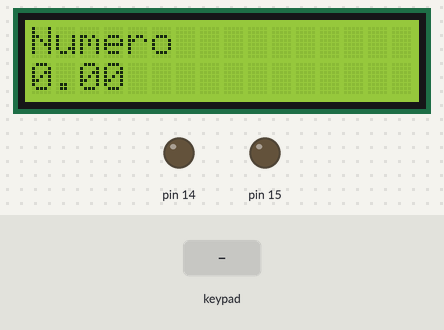
Simulated run of this sketch. Board: Arduino Uno, built with avr-gcc and run on an emulated ATmega328P. Shown: 16×2 character LCD, output pins drawn as LEDs (lit = HIGH). The inputs (shaded band) are chosen by the test bench.

Above: at 1.2 s.
1.3 s: keypad keys 1 1 1 0 9 8 A pressed 0.4 s apart
At 4.9 s:
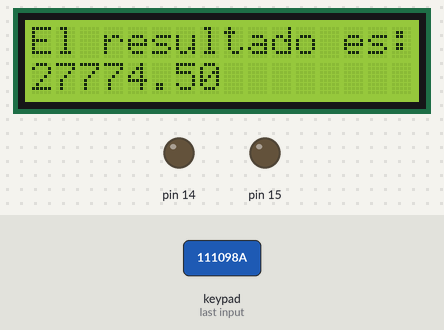
5.6 s: key 'A' pressed
At 6.5 s:
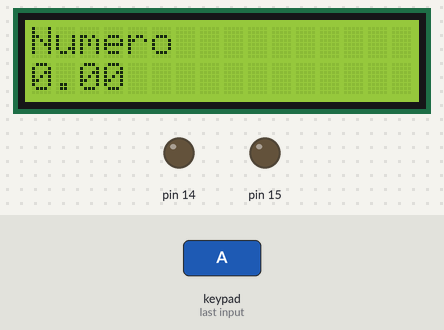
7.2 s: key '2' pressed
At 7.9 s:
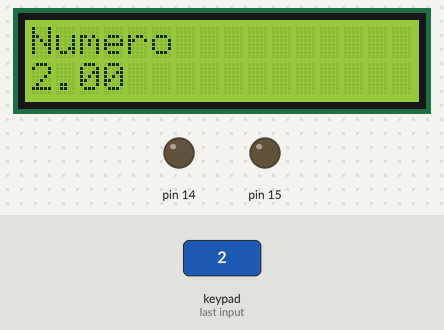
8.7 s: keypad keys 1 1 1 0 9 8 pressed 0.4 s apart
At 11.4 s:
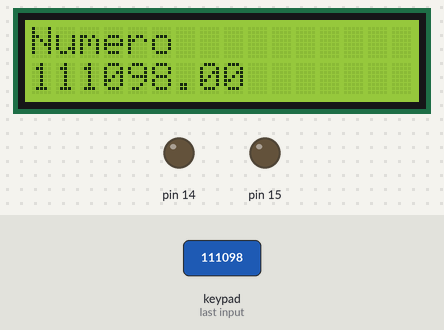
Timing chart, 0 to 12.9 s (numbered marks = the images above; inputs shaded):
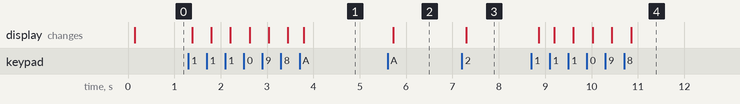

Measured:
- after the input at 1.3 s, the display: first changes after 0.08 s (image 1 shows a later state)
- after the input at 5.6 s, the display: changes after 0.13 s (image 2)
- after the input at 7.2 s, the display: changes after 0.10 s (image 3)
- after the input at 8.7 s, the display: first changes after 0.16 s (image 4 shows a later state)

The sketch:

rangos.ino
```cpp
#include <LiquidCrystal.h>    //Libreria pantalla lcd
#include <Keypad.h>           //Libreria teclado

LiquidCrystal lcd (1,2,4,5,6,7);   //Inicializa la lcd

const byte rowsCount = 4;          //filas
const byte columsCount = 4;        //Columnas

char keys[rowsCount][columsCount] = {
   { '1','2','3', 'A' },
   { '4','5','6', 'B' },
   { '7','8','9', 'C' },
   { '*','0','#', 'D' }
};

const byte rowPins[rowsCount] = { 11, 10, 9, 8 };
const byte columnPins[columsCount] = { 16, 17, 18, 19 };

Keypad keypad = Keypad(makeKeymap(keys), rowPins, columnPins, rowsCount, columsCount);

char key; //Entrada
double Num=0; //Entrada
double Resultado=0; //Entrada
char dato[6]={48,48,48,48,48,48}; //Entrada
double valor=0; //Entrada
int pantalla=0; //Entrada

void setup() {
  lcd.begin(16,2);
  pinMode(14,OUTPUT);
  pinMode(15,OUTPUT);
  pinMode(12,INPUT);
}

void numero(){

  if ( key != 'A' && key != 'B' && key != 'C' && key != 'D' && key != '*' && key != '#' && key != 0){
    dato[0]=dato[1];
    dato[1]=dato[2];
    dato[2]=dato[3];
    dato[3]=dato[4];
    dato[4]=dato[5];
    dato[5]=key;
    valor=(dato[0]-48)*100000+(dato[1]-48)*10000+(dato[2]-48)*1000+(dato[3]-48)*100+(dato[4]-48)*10+(dato[5]-48);
  }
}

void loop() {
   key = keypad.getKey();
   delay(80);

   if (key == 'A'){
      lcd.clear();
      valor=0;
      dato[0]=48;
      dato[1]=48;
      dato[2]=48;
      dato[3]=48;
      dato[4]=48;
      dato[5]=48;
      pantalla++;
      Resultado=0;
    }

    if (pantalla>1){
        pantalla=0;
      }

   if (pantalla==0){ //Cambio de pantalla
    lcd.setCursor(0,0);
    lcd.write("Numero"); //Salida
    numero();
    Num=valor; //Proceso
    lcd.setCursor(0,1);
    lcd.print(Num); //Salida
   }

   if (Num<10){
      Resultado = pow(Num,4); //Proceso
   }

   if (Num>=10 && Num <=100){
      Resultado = Num*4; //Proceso
   }

   if (Num>100){
      Resultado = Num/4; //Proceso
   }

   if (pantalla==1){ //Cambio de pantalla
    lcd.setCursor(0,0);
    lcd.write("El resultado es:"); //Salida
    lcd.setCursor(0,1);
    lcd.print(Resultado); //Salida
   }
}
```
